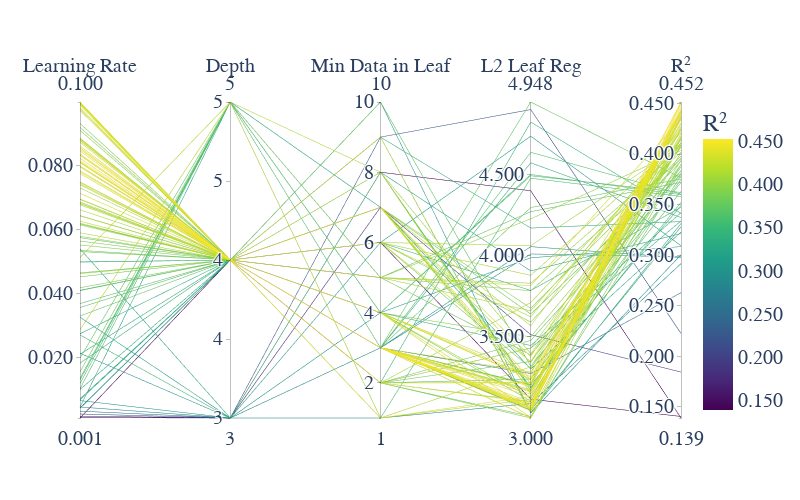

Write notebook code for a chart like this one.
### Markdown cell above
# 3. Flexural strength

### Code cell
import pandas as pd
import plotly.graph_objects as go

# === Đọc dữ liệu từ file Excel ===
file_path = r"C:\Users\LENOVO\OneDrive\01. First paper\06. Data analysis\Input data\Catboost\fc\(Optmized)CatBoost_optuna_trials.xlsx"
df = pd.read_excel(file_path).dropna()

# === Chọn bảng màu cho biểu đồ ===
colorscale = 'Viridis'  # Các lựa chọn khác: 'Plasma', 'Electric', 'Tealrose', 'Jet'

# === Tạo biểu đồ Parcoords (KHÔNG có cột trial) ===
fig = go.Figure(
    data=go.Parcoords(
        line=dict(
            color=df['R2'],
            colorscale=colorscale,
            showscale=True,
            cmin=round(df['R2'].min(), 3),
            cmax=round(df['R2'].max(), 3),
            colorbar=dict(
                title='R²',
                tickformat='.3f',
                tickfont=dict(family='Times New Roman', size=20),
            )
        ),
        dimensions=[
            dict(label='Learning Rate', values=df['learning_rate'], tickformat='.3f'),
            dict(label='Depth', values=df['depth'], tickformat='.0f'),
            dict(label='Min Data in Leaf', values=df['min_data_leaf'], tickformat='.0f'),
            dict(label='L2 Leaf Reg', values=df['l2_leaf_reg'], tickformat='.3f'),
            dict(label='R²', values=df['R2'], tickformat='.3f')
        ]
    )
)

# === Cập nhật giao diện ===
fig.update_layout(
    font=dict(family="Times New Roman", size=24),
    width=800,
    height=500
)

# === Hiển thị biểu đồ ===
fig.show()

# === Lưu biểu đồ dạng ảnh vector SVG ===
output_path = r"C:\Users\LENOVO\OneDrive\01. First paper\06. Data analysis\Results\official results\catboost_parallel_FC.svg"
fig.write_image(output_path, width=800, height=500, scale=1)
